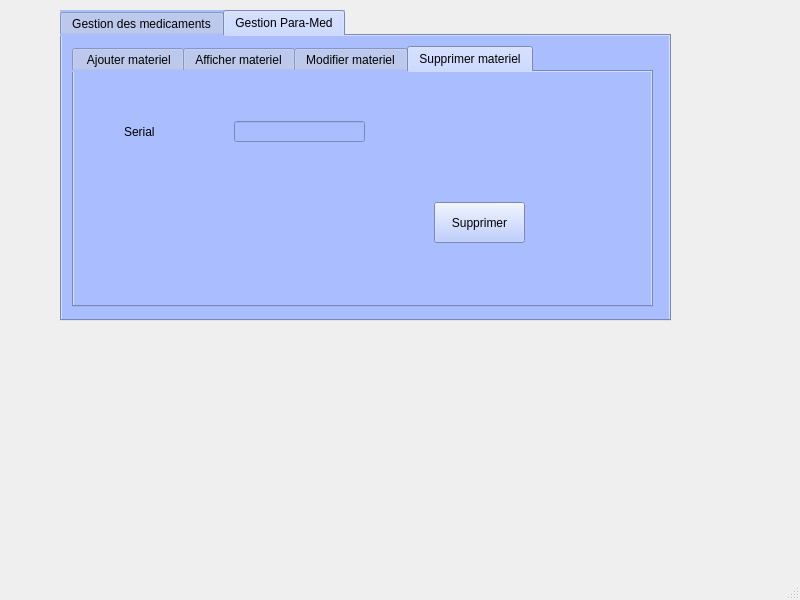
<?xml version="1.0" encoding="UTF-8"?>
<ui version="4.0">
 <class>MainWindow</class>
 <widget class="QMainWindow" name="MainWindow">
  <property name="geometry">
   <rect>
    <x>0</x>
    <y>0</y>
    <width>800</width>
    <height>600</height>
   </rect>
  </property>
  <property name="windowTitle">
   <string>MainWindow</string>
  </property>
  <widget class="QWidget" name="centralwidget">
   <widget class="QTabWidget" name="tabWidget_2">
    <property name="geometry">
     <rect>
      <x>60</x>
      <y>10</y>
      <width>611</width>
      <height>311</height>
     </rect>
    </property>
    <property name="styleSheet">
     <string notr="true">background-color: rgb(170, 190, 255);</string>
    </property>
    <property name="currentIndex">
     <number>1</number>
    </property>
    <widget class="QWidget" name="tab_5">
     <attribute name="title">
      <string>Gestion des medicaments</string>
     </attribute>
     <widget class="QTabWidget" name="tabWidget">
      <property name="geometry">
       <rect>
        <x>20</x>
        <y>10</y>
        <width>561</width>
        <height>251</height>
       </rect>
      </property>
      <property name="styleSheet">
       <string notr="true">background-color: rgb(170, 190, 255);</string>
      </property>
      <property name="currentIndex">
       <number>3</number>
      </property>
      <widget class="QWidget" name="tab">
       <attribute name="title">
        <string>Ajouter</string>
       </attribute>
       <widget class="QLineEdit" name="lineEdit_id">
        <property name="geometry">
         <rect>
          <x>190</x>
          <y>30</y>
          <width>131</width>
          <height>21</height>
         </rect>
        </property>
        <property name="styleSheet">
         <string notr="true">
color: rgb(65, 65, 65);</string>
        </property>
       </widget>
       <widget class="QLineEdit" name="lineEdit_nom">
        <property name="geometry">
         <rect>
          <x>190</x>
          <y>80</y>
          <width>131</width>
          <height>20</height>
         </rect>
        </property>
       </widget>
       <widget class="QLineEdit" name="lineEdit_reference">
        <property name="geometry">
         <rect>
          <x>190</x>
          <y>130</y>
          <width>131</width>
          <height>20</height>
         </rect>
        </property>
       </widget>
       <widget class="QLabel" name="label">
        <property name="geometry">
         <rect>
          <x>50</x>
          <y>30</y>
          <width>91</width>
          <height>31</height>
         </rect>
        </property>
        <property name="text">
         <string>Identifiant</string>
        </property>
       </widget>
       <widget class="QLabel" name="label_2">
        <property name="geometry">
         <rect>
          <x>60</x>
          <y>70</y>
          <width>91</width>
          <height>41</height>
         </rect>
        </property>
        <property name="text">
         <string>Nom</string>
        </property>
       </widget>
       <widget class="QLabel" name="label_3">
        <property name="geometry">
         <rect>
          <x>60</x>
          <y>120</y>
          <width>91</width>
          <height>41</height>
         </rect>
        </property>
        <property name="text">
         <string>Reference</string>
        </property>
       </widget>
       <widget class="QPushButton" name="pushButton">
        <property name="geometry">
         <rect>
          <x>460</x>
          <y>180</y>
          <width>91</width>
          <height>31</height>
         </rect>
        </property>
        <property name="text">
         <string>Ajouter</string>
        </property>
       </widget>
      </widget>
      <widget class="QWidget" name="tab_2">
       <attribute name="title">
        <string>Afficher</string>
       </attribute>
       <widget class="QTableView" name="tabmedicament">
        <property name="geometry">
         <rect>
          <x>40</x>
          <y>20</y>
          <width>401</width>
          <height>181</height>
         </rect>
        </property>
       </widget>
       <widget class="QPushButton" name="pushButton_5">
        <property name="geometry">
         <rect>
          <x>350</x>
          <y>160</y>
          <width>75</width>
          <height>23</height>
         </rect>
        </property>
        <property name="text">
         <string>Trier</string>
        </property>
       </widget>
       <widget class="QLineEdit" name="lineEdit_3">
        <property name="geometry">
         <rect>
          <x>340</x>
          <y>40</y>
          <width>91</width>
          <height>20</height>
         </rect>
        </property>
       </widget>
       <widget class="QPushButton" name="pushButton_7">
        <property name="geometry">
         <rect>
          <x>350</x>
          <y>70</y>
          <width>75</width>
          <height>23</height>
         </rect>
        </property>
        <property name="text">
         <string>Rechercher</string>
        </property>
       </widget>
      </widget>
      <widget class="QWidget" name="tab_4">
       <attribute name="title">
        <string>Modifier</string>
       </attribute>
       <widget class="QLabel" name="label_5">
        <property name="geometry">
         <rect>
          <x>50</x>
          <y>20</y>
          <width>91</width>
          <height>41</height>
         </rect>
        </property>
        <property name="text">
         <string>Identifiant</string>
        </property>
       </widget>
       <widget class="QPushButton" name="pushButton_3">
        <property name="geometry">
         <rect>
          <x>440</x>
          <y>180</y>
          <width>81</width>
          <height>31</height>
         </rect>
        </property>
        <property name="text">
         <string>Modifier</string>
        </property>
       </widget>
       <widget class="QLineEdit" name="lineEdit_id_2">
        <property name="geometry">
         <rect>
          <x>160</x>
          <y>30</y>
          <width>121</width>
          <height>21</height>
         </rect>
        </property>
       </widget>
       <widget class="QLineEdit" name="lineEdit_reference_2">
        <property name="geometry">
         <rect>
          <x>160</x>
          <y>80</y>
          <width>121</width>
          <height>20</height>
         </rect>
        </property>
       </widget>
       <widget class="QLabel" name="label_6">
        <property name="geometry">
         <rect>
          <x>50</x>
          <y>80</y>
          <width>61</width>
          <height>21</height>
         </rect>
        </property>
        <property name="text">
         <string>Reference</string>
        </property>
       </widget>
       <widget class="QLabel" name="label_7">
        <property name="geometry">
         <rect>
          <x>60</x>
          <y>120</y>
          <width>71</width>
          <height>41</height>
         </rect>
        </property>
        <property name="text">
         <string>Nom</string>
        </property>
       </widget>
       <widget class="QLineEdit" name="lineEdit_nom_2">
        <property name="geometry">
         <rect>
          <x>160</x>
          <y>130</y>
          <width>121</width>
          <height>20</height>
         </rect>
        </property>
       </widget>
      </widget>
      <widget class="QWidget" name="tab_3">
       <attribute name="title">
        <string>Supprimer</string>
       </attribute>
       <widget class="QLabel" name="label_4">
        <property name="geometry">
         <rect>
          <x>50</x>
          <y>60</y>
          <width>61</width>
          <height>16</height>
         </rect>
        </property>
        <property name="text">
         <string>Identifiant</string>
        </property>
       </widget>
       <widget class="QLineEdit" name="lineEdit">
        <property name="geometry">
         <rect>
          <x>200</x>
          <y>60</y>
          <width>113</width>
          <height>20</height>
         </rect>
        </property>
       </widget>
       <widget class="QPushButton" name="pushButton_2">
        <property name="geometry">
         <rect>
          <x>430</x>
          <y>160</y>
          <width>71</width>
          <height>31</height>
         </rect>
        </property>
        <property name="text">
         <string>Supprimer</string>
        </property>
       </widget>
      </widget>
     </widget>
    </widget>
    <widget class="QWidget" name="tab_6">
     <attribute name="title">
      <string>Gestion Para-Med</string>
     </attribute>
     <widget class="QTabWidget" name="tabWidget_3">
      <property name="geometry">
       <rect>
        <x>10</x>
        <y>10</y>
        <width>581</width>
        <height>261</height>
       </rect>
      </property>
      <property name="currentIndex">
       <number>3</number>
      </property>
      <widget class="QWidget" name="tab_7">
       <attribute name="title">
        <string> Ajouter materiel</string>
       </attribute>
       <widget class="QLabel" name="label_8">
        <property name="geometry">
         <rect>
          <x>50</x>
          <y>50</y>
          <width>61</width>
          <height>16</height>
         </rect>
        </property>
        <property name="text">
         <string>Serial</string>
        </property>
       </widget>
       <widget class="QLabel" name="label_9">
        <property name="geometry">
         <rect>
          <x>50</x>
          <y>80</y>
          <width>47</width>
          <height>13</height>
         </rect>
        </property>
        <property name="text">
         <string>Ref</string>
        </property>
       </widget>
       <widget class="QLabel" name="label_10">
        <property name="geometry">
         <rect>
          <x>50</x>
          <y>110</y>
          <width>47</width>
          <height>13</height>
         </rect>
        </property>
        <property name="text">
         <string>Type</string>
        </property>
       </widget>
       <widget class="QLineEdit" name="lineEdit_Serial">
        <property name="geometry">
         <rect>
          <x>160</x>
          <y>50</y>
          <width>113</width>
          <height>20</height>
         </rect>
        </property>
       </widget>
       <widget class="QLineEdit" name="lineEdit_Ref">
        <property name="geometry">
         <rect>
          <x>160</x>
          <y>80</y>
          <width>113</width>
          <height>20</height>
         </rect>
        </property>
       </widget>
       <widget class="QLineEdit" name="lineEdit_Type">
        <property name="geometry">
         <rect>
          <x>160</x>
          <y>110</y>
          <width>113</width>
          <height>20</height>
         </rect>
        </property>
       </widget>
       <widget class="QPushButton" name="Ajout">
        <property name="geometry">
         <rect>
          <x>460</x>
          <y>182</y>
          <width>81</width>
          <height>31</height>
         </rect>
        </property>
        <property name="text">
         <string>Ajout</string>
        </property>
       </widget>
      </widget>
      <widget class="QWidget" name="tab_9">
       <attribute name="title">
        <string>Afficher materiel</string>
       </attribute>
       <widget class="QTableView" name="tabpara">
        <property name="geometry">
         <rect>
          <x>20</x>
          <y>10</y>
          <width>461</width>
          <height>192</height>
         </rect>
        </property>
       </widget>
       <widget class="QPushButton" name="pushButton_4">
        <property name="geometry">
         <rect>
          <x>390</x>
          <y>160</y>
          <width>75</width>
          <height>23</height>
         </rect>
        </property>
        <property name="text">
         <string>Trier</string>
        </property>
       </widget>
       <widget class="QPushButton" name="pushButton_6">
        <property name="geometry">
         <rect>
          <x>390</x>
          <y>50</y>
          <width>75</width>
          <height>23</height>
         </rect>
        </property>
        <property name="text">
         <string>Rechercher</string>
        </property>
       </widget>
       <widget class="QLineEdit" name="lineEdit_2">
        <property name="geometry">
         <rect>
          <x>382</x>
          <y>20</y>
          <width>91</width>
          <height>20</height>
         </rect>
        </property>
       </widget>
      </widget>
      <widget class="QWidget" name="tab_10">
       <attribute name="title">
        <string>Modifier materiel</string>
       </attribute>
       <widget class="QLabel" name="label_11">
        <property name="geometry">
         <rect>
          <x>50</x>
          <y>40</y>
          <width>61</width>
          <height>16</height>
         </rect>
        </property>
        <property name="text">
         <string>Serial</string>
        </property>
       </widget>
       <widget class="QLabel" name="label_12">
        <property name="geometry">
         <rect>
          <x>50</x>
          <y>80</y>
          <width>47</width>
          <height>13</height>
         </rect>
        </property>
        <property name="text">
         <string>Ref</string>
        </property>
       </widget>
       <widget class="QLabel" name="label_13">
        <property name="geometry">
         <rect>
          <x>50</x>
          <y>120</y>
          <width>47</width>
          <height>13</height>
         </rect>
        </property>
        <property name="text">
         <string>Type</string>
        </property>
       </widget>
       <widget class="QLineEdit" name="lineEdit_Serial_2">
        <property name="geometry">
         <rect>
          <x>170</x>
          <y>40</y>
          <width>113</width>
          <height>20</height>
         </rect>
        </property>
       </widget>
       <widget class="QLineEdit" name="lineEdit_Ref_2">
        <property name="geometry">
         <rect>
          <x>170</x>
          <y>80</y>
          <width>113</width>
          <height>20</height>
         </rect>
        </property>
       </widget>
       <widget class="QLineEdit" name="lineEdit_Name_2">
        <property name="geometry">
         <rect>
          <x>170</x>
          <y>120</y>
          <width>113</width>
          <height>20</height>
         </rect>
        </property>
       </widget>
       <widget class="QPushButton" name="Modif_para">
        <property name="geometry">
         <rect>
          <x>430</x>
          <y>160</y>
          <width>81</width>
          <height>31</height>
         </rect>
        </property>
        <property name="text">
         <string>Modifier</string>
        </property>
       </widget>
      </widget>
      <widget class="QWidget" name="tab_11">
       <attribute name="title">
        <string>Supprimer materiel</string>
       </attribute>
       <widget class="QPushButton" name="Supp_para">
        <property name="geometry">
         <rect>
          <x>360</x>
          <y>130</y>
          <width>91</width>
          <height>41</height>
         </rect>
        </property>
        <property name="text">
         <string>Supprimer</string>
        </property>
       </widget>
       <widget class="QLabel" name="label_14">
        <property name="geometry">
         <rect>
          <x>50</x>
          <y>50</y>
          <width>71</width>
          <height>20</height>
         </rect>
        </property>
        <property name="text">
         <string>Serial</string>
        </property>
       </widget>
       <widget class="QLineEdit" name="lineEdit_Ser">
        <property name="geometry">
         <rect>
          <x>160</x>
          <y>49</y>
          <width>131</width>
          <height>21</height>
         </rect>
        </property>
       </widget>
      </widget>
     </widget>
    </widget>
   </widget>
   <widget class="QLabel" name="label_15">
    <property name="geometry">
     <rect>
      <x>0</x>
      <y>0</y>
      <width>761</width>
      <height>361</height>
     </rect>
    </property>
    <property name="text">
     <string/>
    </property>
    <property name="pixmap">
     <pixmap>../../Desktop/téléchargement.jpg</pixmap>
    </property>
    <property name="scaledContents">
     <bool>true</bool>
    </property>
   </widget>
   <zorder>label_15</zorder>
   <zorder>tabWidget_2</zorder>
  </widget>
  <widget class="QMenuBar" name="menubar">
   <property name="geometry">
    <rect>
     <x>0</x>
     <y>0</y>
     <width>800</width>
     <height>21</height>
    </rect>
   </property>
  </widget>
  <widget class="QStatusBar" name="statusbar"/>
 </widget>
 <resources/>
 <connections/>
</ui>
